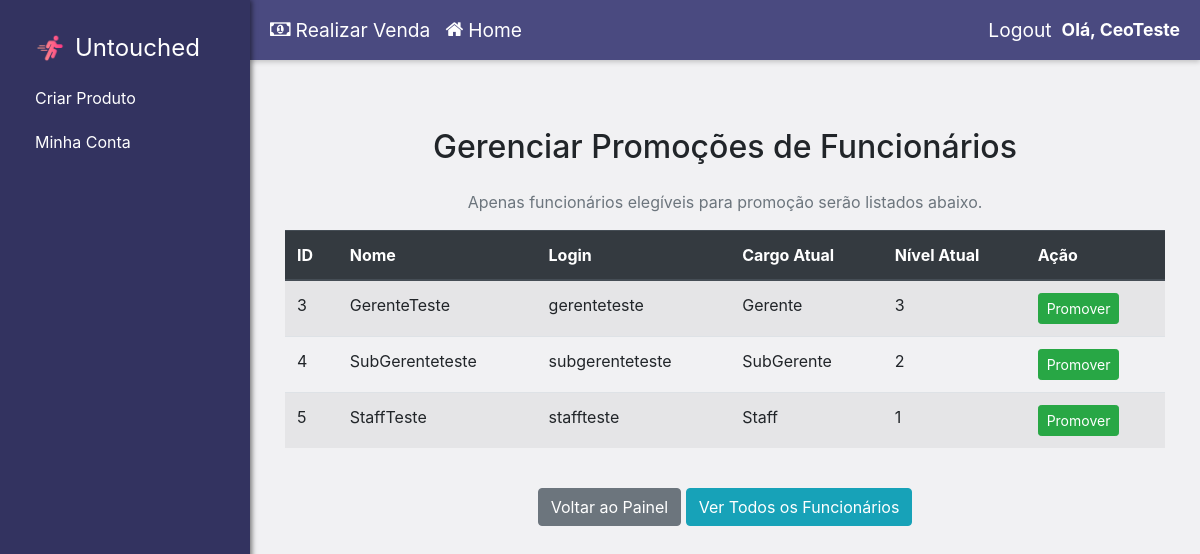
Page /promover_funcionario_page (signed in) on the committed database.
### website/model/Users/User.py (models this page shows, shortened)
class User(db.Model, UserMixin):
    __tablename__ = 'usuario'
    _id = db.Column('id', db.Integer, primary_key=True)
    nome = db.Column(db.String(100))
    cpf = db.Column(db.String(11))
    tipo_usuario = db.Column(db.Integer)
    login = db.Column(db.String(20))
    senha = db.Column(db.String(255))
    __mapper_args__ = {
        'polymorphic_on': tipo_usuario
    }
    @property
    def id(self):
        return self._id

### website/controller/homeController.py (the view)
@homeC.route('/promover_funcionario_page', methods=['GET'])
@login_required
def promover_funcionario_page():
    if not (current_user.is_authenticated and current_user.nivel == 4):
        print("Você não tem permissão para gerenciar promoções de funcionários.", 'danger')
        return redirect(url_for('homeC.home_funcionario'))
    funcionarios_promocao = UserDatabaseService.listar_funcionarios(exclude_ceo=True)
    return render_template('promover_funcionario.html', funcionarios=funcionarios_promocao)

### website/service/UserDatabaseService.py (called while the page is built)
    @staticmethod
    def listar_funcionarios(exclude_ceo=False): # Adicionar opção para excluir CEO
        query = Funcionario.query # Isso já filtra para Funcionario e suas subclasses
        if exclude_ceo:
            query = query.filter(User.tipo_usuario != 7) # Filtra onde tipo_usuario não é 7 (CEO)
        return query.all()

### website/templates/promover_funcionario.html (shortened to what this page needs)
{% extends 'layout.html' %}
{% block content %}
<div class="container mt-5">
    <h2 class="mb-4 text-center">Gerenciar Promoções de Funcionários</h2>
    <p class="text-center text-muted">Apenas funcionários elegíveis para promoção serão listados abaixo.</p>
    <div class="table-responsive">
        <table class="table table-striped table-hover">
            <thead class="thead-dark">
                <tr>
                    <th>ID</th>
                    <th>Nome</th>
                    <th>Login</th>
                    <th>Cargo Atual</th>
                    <th>Nível Atual</th>
                    <th>Ação</th>
                </tr>
            </thead>
            <tbody>
                {% for funcionario in funcionarios %}
                <tr>
                    <td>{{ funcionario.id }}</td>
                    <td>{{ funcionario.nome }}</td>
                    <td>{{ funcionario.login }}</td>
                    <td>
                        {% if funcionario.tipo_usuario == 4 %}Staff
                        {% elif funcionario.tipo_usuario == 5 %}SubGerente
                        {% elif funcionario.tipo_usuario == 6 %}Gerente
                        {% else %}Desconhecido ({{ funcionario.tipo_usuario }})
                        {% endif %}
                    </td>
                    <td>{{ funcionario.nivel if funcionario.nivel is not none else 'N/A' }}</td>
                    <td>
                        <form method="POST" action="{{ url_for('homeC.promover_funcionario_action', funcionario_id=funcionario.id) }}"
                              onsubmit="return confirm('Tem certeza que deseja promover {{ funcionario.nome }}?');">
                            <button type="submit" class="btn btn-sm btn-success">Promover</button>
                        </form>
                    </td>
                </tr>
                {% else %}
                <tr>
                    <td colspan="6" class="text-center">Nenhum funcionário elegível para promoção no momento.</td>
                </tr>
                {% endfor %}
            </tbody>
        </table>
    </div>
    <div class="text-center mt-4">
        <a href="{{ url_for('homeC.home_funcionario') }}" class="btn btn-secondary">Voltar ao Painel</a>
        <a href="{{ url_for('homeC.gerenciar_funcionarios') }}" class="btn btn-info">Ver Todos os Funcionários</a>
    </div>
</div>
{% endblock %}

### website/templates/layout.html (shortened to what this page needs)
<!DOCTYPE html>
<html>
<head>
    <link
        rel="stylesheet"
        href="https://stackpath.bootstrapcdn.com/bootstrap/4.4.1/css/bootstrap.min.css"
    />
    <link
        rel="stylesheet"
        href="https://stackpath.bootstrapcdn.com/font-awesome/4.7.0/css/font-awesome.min.css"
    />
</head>
<body>
    <div class="sidebar">
        <div class="navbar-nav">
            <a class="navbar-brand" href="{{ url_for('homeC.home') }}">
                <img src="{{ url_for('static', filename='images/logo.png') }}" alt="Nossa Logo" height="30">
                <span style="font-size: 1.2em;">Untouched</span>
            </a>
            {% block sidebar_specific_content %}
                {% if current_user.is_authenticated and current_user.tipo_usuario >= 5 %}
                    <a class="nav-item nav-link" href="{{ url_for('productC.criar_produto') }}">Criar Produto</a>
                {% endif %}
                {% if current_user.is_authenticated%}
                    {%if current_user.tipo_usuario > 2%}
                        <a class="nav-item nav-link" href="{{ url_for('homeC.home_funcionario') }}">Minha Conta</a>
                    {%else%}
                        <a class="nav-item nav-link" href="{{ url_for('homeC.home_cliente') }}">Minha Conta</a>
                    {%endif%}
                {%else%}
                    <a class="nav-item nav-link" href="{{ url_for('loginC.login_page') }}">Login</a>
                    <a class="nav-item nav-link" href="{{ url_for('signC.sign_up') }}">Sign Up</a>
                {% endif %}
            {% endblock %}
        </div>
    </div>
    <div class="main-content-area">
        <div class="topbar">
            <div class="welcome-section">
                {% if current_user.is_authenticated %}
                {% if current_user.is_authenticated and current_user.tipo_usuario > 3 %}
                    <a class="cart-link" href="{{ url_for('vendaC.carrinho_venda') }}">
                        <i class="fa fa-money"></i> Realizar Venda
                    </a>
                {% endif %}
                {%endif%}
                <a class="home-link" href="{{ url_for('homeC.home') }}">
                    <i class="fa fa-home"></i> Home
                </a>
            </div>
            <div class="auth-info">
                {% if current_user.is_authenticated %}
                    <a class="auth-link" href="{{ url_for('loginC.logout') }}">Logout</a>
                    <span class="welcome-message">Olá, {{ current_user.nome }}</span>
                {% else %}
                    <a class="auth-link" href="{{ url_for('loginC.login_page') }}">Login</a>
                    <a class="auth-link" href="{{ url_for('signC.sign_up') }}">Sign Up</a>
                {% endif %}
            </div>
        </div>
        <div class="content-wrapper">
          {% block content %}
          {% endblock %}
        </div>
    </div>
</body>
</html>

### website/templates/layout.html (style rules this page uses)
body { display: flex; min-height: 100vh; margin: 0; background-color: #eeeef0c5; }
.sidebar { width: 250px; flex-shrink: 0; background-color: #333360; color: white; padding: 20px; box-shadow: 2px 0 5px rgba(0,0,0,0.5); position: sticky; top: 0; height: 100vh; overflow-y: auto; display: flex; flex-direction: column; }
.sidebar .navbar-brand, .sidebar .nav-link { color: white !important; padding: 10px 15px; display: flex; align-items: center; text-decoration: none; }
.sidebar .navbar-brand img { margin-right: 10px; }
.main-content-area { flex-grow: 1; display: flex; flex-direction: column; }
.topbar { background-color: #4a4a80; color: white; padding: 10px 20px; display: flex; justify-content: space-between; align-items: center; box-shadow: 0 2px 5px rgba(0,0,0,0.2); height: 60px; flex-shrink: 0; }
.topbar .welcome-section { display: flex; align-items: center; gap: 15px; }
.topbar .welcome-message { font-size: 1.1em; font-weight: bold; }
.topbar .home-link, .topbar .cart-link, .topbar .auth-link, .topbar .my-account-link { color: white !important; text-decoration: none; font-size: 1.2em; display: flex; align-items: center; transition: color 0.2s ease-in-out; }
.topbar .home-link i, .topbar .cart-link i { margin-right: 5px; }
.topbar .auth-info { display: flex; align-items: center; gap: 10px; }
.content-wrapper { flex-grow: 1; padding: 20px; }

### rows in the picture
User: nome "CeoTeste"
User: id "3", nome "GerenteTeste", login "gerenteteste", tipo_usuario "Gerente", nivel "3"
User: id "4", nome "SubGerenteteste", login "subgerenteteste", tipo_usuario "SubGerente", nivel "2"
User: id "5", nome "StaffTeste", login "staffteste", tipo_usuario "Staff", nivel "1"
